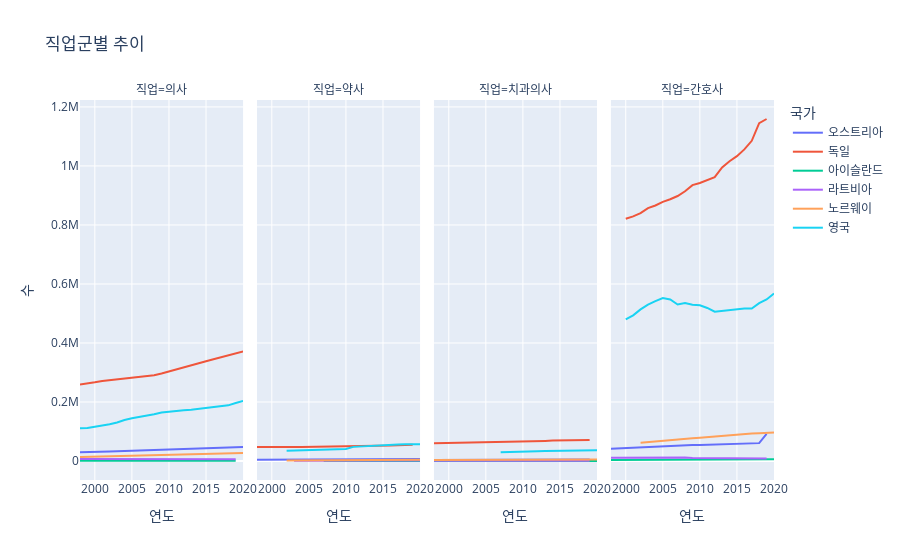

Here is the notebook cell this chart was saved with:
### Code cell
px.line(data_frame=df_Nmw_always, x="연도", y="수", facet_col="직업", color="국가", title="직업군별 추이")

### Figure 1 — Plotly figure (JSON) as saved in the notebook; plotly's stock layout.template omitted (floating-point values rounded to 4 significant figures)
{"data": [{"hovertemplate": "국가=오스트리아<br>직업=의사<br>연도=%{x}<br>수=%{y}<extra></extra>", "legendgroup": "오스트리아", "line": {"color": "#636efa", "dash": "solid"}, "marker": {"symbol": "circle"}, "mode": "lines", "name": "오스트리아", "orientation": "v", "showlegend": true, "type": "scatter", "x": [1998, 1999, 2000, 2001, 2002, 2003, 2004, 2005, 2006, 2007, 2008, 2009, 2010, 2011, 2012, 2013, 2014, 2015, 2016, 2017, 2018, 2019, 2020], "xaxis": "x", "y": [30110, 30115, 30871, 31859, 32575, 33410, 34334, 35518, 36792, 37643, 38313, 39123, 40105, 40634, 41268, 42302, 43126, 44002, 44816, 45596, 46337, 47224, 47674], "yaxis": "y"}, {"hovertemplate": "국가=오스트리아<br>직업=약사<br>연도=%{x}<br>수=%{y}<extra></extra>", "legendgroup": "오스트리아", "line": {"color": "#636efa", "dash": "solid"}, "marker": {"symbol": "circle"}, "mode": "lines", "name": "오스트리아", "orientation": "v", "showlegend": false, "type": "scatter", "x": [1998, 1999, 2000, 2001, 2002, 2003, 2004, 2005, 2006, 2007, 2008, 2009, 2010, 2011, 2012, 2013, 2014, 2015, 2016, 2017, 2018, 2019, 2020], "xaxis": "x2", "y": [4337, 4439, 4532, 4581, 4704, 4869, 4997, 5076, 5192, 5263, 5326, 5452, 5579, 5700, 5823, 5918, 5999, 6104, 6194, 6246, 6349, 6479, 6516], "yaxis": "y2"}, {"hovertemplate": "국가=오스트리아<br>직업=치과의사<br>연도=%{x}<br>수=%{y}<extra></extra>", "legendgroup": "오스트리아", "line": {"color": "#636efa", "dash": "solid"}, "marker": {"symbol": "circle"}, "mode": "lines", "name": "오스트리아", "orientation": "v", "showlegend": false, "type": "scatter", "x": [1998, 1999, 2000, 2001, 2002, 2003, 2004, 2005, 2006, 2007, 2008, 2009, 2010, 2011, 2012, 2013, 2014, 2015, 2016, 2017, 2018, 2019], "xaxis": "x3", "y": [3624, 3666, 3722, 3879, 3956, 4037, 4113, 4232, 4467, 4490, 4544, 4619, 4685, 4743, 4797, 4853, 4893, 4906, 4954, 5009, 5027, 5143], "yaxis": "y3"}, {"hovertemplate": "국가=오스트리아<br>직업=간호사<br>연도=%{x}<br>수=%{y}<extra></extra>", "legendgroup": "오스트리아", "line": {"color": "#636efa", "dash": "solid"}, "marker": {"symbol": "circle"}, "mode": "lines", "name": "오스트리아", "orientation": "v", "showlegend": false, "type": "scatter", "x": [1998, 1999, 2000, 2001, 2002, 2003, 2004, 2005, 2006, 2007, 2008, 2009, 2010, 2011, 2012, 2013, 2014, 2015, 2016, 2017, 2018, 2019], "xaxis": "x4", "y": [42013, 43279, 44426, 44916, 45879, 46147, 48435, 49294, 50808, 51524, 52924, 54018, 54617, 55594, 56085, 56747, 58040, 58732, 59165, 60263, 60694, 92115], "yaxis": "y4"}, {"hovertemplate": "국가=독일<br>직업=의사<br>연도=%{x}<br>수=%{y}<extra></extra>", "legendgroup": "독일", "line": {"color": "#EF553B", "dash": "solid"}, "marker": {"symbol": "circle"}, "mode": "lines", "name": "독일", "orientation": "v", "showlegend": true, "type": "scatter", "x": [1998, 1999, 2000, 2001, 2002, 2003, 2004, 2005, 2006, 2007, 2008, 2009, 2010, 2011, 2012, 2013, 2014, 2015, 2016, 2017, 2018, 2019, 2020], "xaxis": "x", "y": [259441, 262400, 266869, 271157, 273961, 276643, 278444, 280012, 283102, 286803, 290723, 296400, 303645, 311223, 317390, 325407, 332695, 338129, 344755, 351195, 357401, 365100, 371562], "yaxis": "y"}, {"hovertemplate": "국가=독일<br>직업=약사<br>연도=%{x}<br>수=%{y}<extra></extra>", "legendgroup": "독일", "line": {"color": "#EF553B", "dash": "solid"}, "marker": {"symbol": "circle"}, "mode": "lines", "name": "독일", "orientation": "v", "showlegend": false, "type": "scatter", "x": [1998, 1999, 2000, 2001, 2002, 2003, 2004, 2005, 2006, 2007, 2008, 2009, 2010, 2011, 2012, 2013, 2014, 2015, 2016, 2017, 2018, 2019], "xaxis": "x2", "y": [47322, 47920, 47907, 47692, 48359, 47956, 47830, 48058, 48724, 49528, 49904, 49892, 50604, 50656, 50456, 51431, 52004, 52568, 52430, 53480, 54493, 55415], "yaxis": "y2"}, {"hovertemplate": "국가=독일<br>직업=치과의사<br>연도=%{x}<br>수=%{y}<extra></extra>", "legendgroup": "독일", "line": {"color": "#EF553B", "dash": "solid"}, "marker": {"symbol": "circle"}, "mode": "lines", "name": "독일", "orientation": "v", "showlegend": false, "type": "scatter", "x": [1998, 1999, 2000, 2001, 2002, 2003, 2004, 2005, 2006, 2007, 2008, 2009, 2010, 2011, 2012, 2013, 2014, 2015, 2016, 2017, 2018, 2019], "xaxis": "x3", "y": [60411, 60778, 61462, 61997, 62256, 62972, 63424, 63620, 63859, 64366, 64938, 65726, 66427, 66974, 67812, 68329, 69216, 69971, 70500, 70786, 71093, 71040], "yaxis": "y3"}, {"hovertemplate": "국가=독일<br>직업=간호사<br>연도=%{x}<br>수=%{y}<extra></extra>", "legendgroup": "독일", "line": {"color": "#EF553B", "dash": "solid"}, "marker": {"symbol": "circle"}, "mode": "lines", "name": "독일", "orientation": "v", "showlegend": false, "type": "scatter", "x": [2000, 2001, 2002, 2003, 2004, 2005, 2006, 2007, 2008, 2009, 2010, 2011, 2012, 2013, 2014, 2015, 2016, 2017, 2018, 2019], "xaxis": "x4", "y": [821000, 829000, 840000, 857000, 866000, 878000, 887000, 898000, 914000, 935000, 942000, 953000, 962000, 995000, 1016000, 1033000, 1056000, 1085000, 1145000, 1159000], "yaxis": "y4"}, {"hovertemplate": "국가=아이슬란드<br>직업=의사<br>연도=%{x}<br>수=%{y}<extra></extra>", "legendgroup": "아이슬란드", "line": {"color": "#00cc96", "dash": "solid"}, "marker": {"symbol": "circle"}, "mode": "lines", "name": "아이슬란드", "orientation": "v", "showlegend": true, "type": "scatter", "x": [1998, 1999, 2000, 2001, 2002, 2003, 2004, 2005, 2006, 2007, 2008, 2009, 2010, 2011, 2012, 2013, 2014, 2015, 2016, 2017, 2018, 2019], "xaxis": "x", "y": [909, 938, 968, 990, 1029, 1047, 1056, 1072, 1095, 1126, 1156, 1162, 1142, 1118, 1142, 1168, 1193, 1249, 1292, 1330, 1373, 1404], "yaxis": "y"}, {"hovertemplate": "국가=아이슬란드<br>직업=약사<br>연도=%{x}<br>수=%{y}<extra></extra>", "legendgroup": "아이슬란드", "line": {"color": "#00cc96", "dash": "solid"}, "marker": {"symbol": "circle"}, "mode": "lines", "name": "아이슬란드", "orientation": "v", "showlegend": false, "type": "scatter", "x": [2007, 2008, 2009, 2010, 2011, 2012, 2013, 2014, 2015, 2016, 2017, 2018, 2019, 2020], "xaxis": "x2", "y": [160, 164, 163, 155, 157, 149, 153, 153, 160, 166, 171, 182, 194, 208], "yaxis": "y2"}, {"hovertemplate": "국가=아이슬란드<br>직업=치과의사<br>연도=%{x}<br>수=%{y}<extra></extra>", "legendgroup": "아이슬란드", "line": {"color": "#00cc96", "dash": "solid"}, "marker": {"symbol": "circle"}, "mode": "lines", "name": "아이슬란드", "orientation": "v", "showlegend": false, "type": "scatter", "x": [1998, 1999, 2000, 2001, 2002, 2003, 2004, 2005, 2006, 2007, 2008, 2009, 2010, 2011, 2012, 2013, 2014, 2015, 2016, 2017, 2018, 2019, 2020], "xaxis": "x3", "y": [271, 278, 283, 285, 288, 288, 287, 289, 286, 294, 301, 294, 299, 283, 270, 272, 274, 278, 278, 279, 289, 285, 290], "yaxis": "y3"}, {"hovertemplate": "국가=아이슬란드<br>직업=간호사<br>연도=%{x}<br>수=%{y}<extra></extra>", "legendgroup": "아이슬란드", "line": {"color": "#00cc96", "dash": "solid"}, "marker": {"symbol": "circle"}, "mode": "lines", "name": "아이슬란드", "orientation": "v", "showlegend": false, "type": "scatter", "x": [1998, 1999, 2000, 2001, 2002, 2003, 2004, 2005, 2006, 2007, 2008, 2009, 2010, 2011, 2012, 2013, 2014, 2015, 2016, 2017, 2018, 2019, 2020], "xaxis": "x4", "y": [3701, 3717, 3728, 3745, 3816, 3948, 3999, 4146, 4167, 4361, 4726, 4871, 4625, 4728, 4863, 5003, 5019, 5112, 4770, 4978, 5174, 5539, 5727], "yaxis": "y4"}, {"hovertemplate": "국가=라트비아<br>직업=의사<br>연도=%{x}<br>수=%{y}<extra></extra>", "legendgroup": "라트비아", "line": {"color": "#ab63fa", "dash": "solid"}, "marker": {"symbol": "circle"}, "mode": "lines", "name": "라트비아", "orientation": "v", "showlegend": true, "type": "scatter", "x": [1998, 1999, 2000, 2001, 2002, 2003, 2004, 2005, 2006, 2007, 2008, 2009, 2010, 2011, 2012, 2013, 2014, 2015, 2016, 2017, 2018, 2019], "xaxis": "x", "y": [6602, 6495, 6819, 6281, 6443, 6478, 6603, 6628, 6719, 6916, 7040, 6753, 6517, 6456, 6396, 6423, 6412, 6324, 6295, 6225, 6367, 6253], "yaxis": "y"}, {"hovertemplate": "국가=라트비아<br>직업=약사<br>연도=%{x}<br>수=%{y}<extra></extra>", "legendgroup": "라트비아", "line": {"color": "#ab63fa", "dash": "solid"}, "marker": {"symbol": "circle"}, "mode": "lines", "name": "라트비아", "orientation": "v", "showlegend": false, "type": "scatter", "x": [2003, 2004, 2005, 2006, 2007, 2008, 2009, 2010, 2011, 2012, 2013, 2014, 2015, 2016, 2017, 2018, 2019, 2020], "xaxis": "x2", "y": [1273, 1240, 1279, 1343, 1260, 1340, 1362, 1433, 1358, 1402, 1612, 1548, 1574, 1643, 1850, 1650, 1613, 1644], "yaxis": "y2"}, {"hovertemplate": "국가=라트비아<br>직업=치과의사<br>연도=%{x}<br>수=%{y}<extra></extra>", "legendgroup": "라트비아", "line": {"color": "#ab63fa", "dash": "solid"}, "marker": {"symbol": "circle"}, "mode": "lines", "name": "라트비아", "orientation": "v", "showlegend": false, "type": "scatter", "x": [1998, 1999, 2000, 2001, 2002, 2003, 2004, 2005, 2006, 2007, 2008, 2009, 2010, 2011, 2012, 2013, 2014, 2015, 2016, 2017, 2018, 2019], "xaxis": "x3", "y": [997, 1122, 1237, 1240, 1261, 1273, 1367, 1421, 1441, 1463, 1515, 1510, 1488, 1456, 1445, 1459, 1400, 1419, 1411, 1380, 1361, 1364], "yaxis": "y3"}, {"hovertemplate": "국가=라트비아<br>직업=간호사<br>연도=%{x}<br>수=%{y}<extra></extra>", "legendgroup": "라트비아", "line": {"color": "#ab63fa", "dash": "solid"}, "marker": {"symbol": "circle"}, "mode": "lines", "name": "라트비아", "orientation": "v", "showlegend": false, "type": "scatter", "x": [1998, 1999, 2000, 2001, 2002, 2003, 2004, 2005, 2006, 2007, 2008, 2009, 2010, 2011, 2012, 2013, 2014, 2015, 2016, 2017, 2018, 2019], "xaxis": "x4", "y": [10761, 11140, 10842, 10548, 10543, 10791, 11035, 11204, 12441, 12174, 12090, 10484, 10514, 10206, 9887, 9831, 9619, 9263, 9086, 8872, 8392, 8402], "yaxis": "y4"}, {"hovertemplate": "국가=노르웨이<br>직업=의사<br>연도=%{x}<br>수=%{y}<extra></extra>", "legendgroup": "노르웨이", "line": {"color": "#FFA15A", "dash": "solid"}, "marker": {"symbol": "circle"}, "mode": "lines", "name": "노르웨이", "orientation": "v", "showlegend": true, "type": "scatter", "x": [1998, 1999, 2000, 2001, 2002, 2003, 2004, 2005, 2006, 2007, 2008, 2009, 2010, 2011, 2012, 2013, 2014, 2015, 2016, 2017, 2018, 2019, 2020], "xaxis": "x", "y": [14029, 14665, 15180, 15978, 14603, 14746, 15615, 16473, 17391, 18102, 18858, 19546, 20114, 20744, 21238, 21874, 22754, 23104, 23986, 24986, 25804, 26572, 27361], "yaxis": "y"}, {"hovertemplate": "국가=노르웨이<br>직업=약사<br>연도=%{x}<br>수=%{y}<extra></extra>", "legendgroup": "노르웨이", "line": {"color": "#FFA15A", "dash": "solid"}, "marker": {"symbol": "circle"}, "mode": "lines", "name": "노르웨이", "orientation": "v", "showlegend": false, "type": "scatter", "x": [2002, 2003, 2004, 2005, 2006, 2007, 2008, 2009, 2010, 2011, 2012, 2013, 2014, 2015, 2016, 2017, 2018, 2019, 2020], "xaxis": "x2", "y": [2188, 2311, 2345, 2426, 2573, 2684, 2889, 3016, 3120, 3196, 3367, 3506, 3710, 3868, 4113, 4251, 4416, 4591, 4748], "yaxis": "y2"}, {"hovertemplate": "국가=노르웨이<br>직업=치과의사<br>연도=%{x}<br>수=%{y}<extra></extra>", "legendgroup": "노르웨이", "line": {"color": "#FFA15A", "dash": "solid"}, "marker": {"symbol": "circle"}, "mode": "lines", "name": "노르웨이", "orientation": "v", "showlegend": false, "type": "scatter", "x": [1998, 1999, 2000, 2001, 2002, 2003, 2004, 2005, 2006, 2007, 2008, 2009, 2010, 2011, 2012, 2013, 2014, 2015, 2016, 2017, 2018, 2019, 2020], "xaxis": "x3", "y": [3642, 3635, 3608, 3628, 3672, 3711, 3694, 3899, 4106, 4106, 4191, 4192, 4293, 4380, 4340, 4434, 4450, 4578, 4670, 4740, 4776, 4845, 4903], "yaxis": "y3"}, {"hovertemplate": "국가=노르웨이<br>직업=간호사<br>연도=%{x}<br>수=%{y}<extra></extra>", "legendgroup": "노르웨이", "line": {"color": "#FFA15A", "dash": "solid"}, "marker": {"symbol": "circle"}, "mode": "lines", "name": "노르웨이", "orientation": "v", "showlegend": false, "type": "scatter", "x": [2002, 2003, 2004, 2005, 2006, 2007, 2008, 2009, 2010, 2011, 2012, 2013, 2014, 2015, 2016, 2017, 2018, 2019, 2020], "xaxis": "x4", "y": [62338, 64744, 66986, 69399, 71479, 72873, 74309, 76902, 78857, 81238, 82939, 84664, 86764, 89836, 91487, 93203, 94096, 95624, 96900], "yaxis": "y4"}, {"hovertemplate": "국가=영국<br>직업=의사<br>연도=%{x}<br>수=%{y}<extra></extra>", "legendgroup": "영국", "line": {"color": "#19d3f3", "dash": "solid"}, "marker": {"symbol": "circle"}, "mode": "lines", "name": "영국", "orientation": "v", "showlegend": true, "type": "scatter", "x": [1998, 1999, 2000, 2001, 2002, 2003, 2004, 2005, 2006, 2007, 2008, 2009, 2010, 2011, 2012, 2013, 2014, 2015, 2016, 2017, 2018, 2019, 2020], "xaxis": "x", "y": [110952, 112183, 116427, 119800, 124714, 130599, 139194, 144780, 148998, 152184, 158597, 164607, 166250, 169919, 171747, 173976, 177352, 180444, 182534, 185692, 188783, 196784, 203529], "yaxis": "y"}, {"hovertemplate": "국가=영국<br>직업=약사<br>연도=%{x}<br>수=%{y}<extra></extra>", "legendgroup": "영국", "line": {"color": "#19d3f3", "dash": "solid"}, "marker": {"symbol": "circle"}, "mode": "lines", "name": "영국", "orientation": "v", "showlegend": false, "type": "scatter", "x": [2002, 2003, 2004, 2005, 2006, 2007, 2008, 2009, 2010, 2011, 2012, 2013, 2014, 2015, 2016, 2017, 2018, 2019, 2020], "xaxis": "x2", "y": [34959, 35904, 36778, 36467, 37707, 38134, 38915, 39642, 40641, 48042, 49731, 51315, 53261, 54380, 56542, 55960, 57225, 58239, 57218], "yaxis": "y2"}, {"hovertemplate": "국가=영국<br>직업=치과의사<br>연도=%{x}<br>수=%{y}<extra></extra>", "legendgroup": "영국", "line": {"color": "#19d3f3", "dash": "solid"}, "marker": {"symbol": "circle"}, "mode": "lines", "name": "영국", "orientation": "v", "showlegend": false, "type": "scatter", "x": [2007, 2008, 2009, 2010, 2011, 2012, 2013, 2014, 2015, 2016, 2017, 2018, 2019, 2020], "xaxis": "x3", "y": [29451, 30617, 31394, 32298, 33218, 33268, 33676, 34348, 34621, 34867, 34760, 35000, 35568, 36394], "yaxis": "y3"}, {"hovertemplate": "국가=영국<br>직업=간호사<br>연도=%{x}<br>수=%{y}<extra></extra>", "legendgroup": "영국", "line": {"color": "#19d3f3", "dash": "solid"}, "marker": {"symbol": "circle"}, "mode": "lines", "name": "영국", "orientation": "v", "showlegend": false, "type": "scatter", "x": [2000, 2001, 2002, 2003, 2004, 2005, 2006, 2007, 2008, 2009, 2010, 2011, 2012, 2013, 2014, 2015, 2016, 2017, 2018, 2019, 2020], "xaxis": "x4", "y": [479868, 493697, 513798, 530063, 541623, 552404, 547238, 530578, 535658, 529693, 527560, 518756, 505867, 509202, 512714, 514850, 516974, 516930, 535128, 547661, 567803], "yaxis": "y4"}], "layout": {"annotations": [{"font": {}, "showarrow": false, "text": "직업=의사", "x": 0.1175, "xanchor": "center", "xref": "paper", "y": 1, "yanchor": "bottom", "yref": "paper"}, {"font": {}, "showarrow": false, "text": "직업=약사", "x": 0.3725, "xanchor": "center", "xref": "paper", "y": 1, "yanchor": "bottom", "yref": "paper"}, {"font": {}, "showarrow": false, "text": "직업=치과의사", "x": 0.6275, "xanchor": "center", "xref": "paper", "y": 1, "yanchor": "bottom", "yref": "paper"}, {"font": {}, "showarrow": false, "text": "직업=간호사", "x": 0.8825, "xanchor": "center", "xref": "paper", "y": 1, "yanchor": "bottom", "yref": "paper"}], "legend": {"title": {"text": "국가"}, "tracegroupgap": 0}, "title": {"text": "직업군별 추이"}, "xaxis": {"anchor": "y", "domain": [0, 0.235], "title": {"text": "연도"}}, "xaxis2": {"anchor": "y2", "domain": [0.255, 0.49], "matches": "x", "title": {"text": "연도"}}, "xaxis3": {"anchor": "y3", "domain": [0.51, 0.745], "matches": "x", "title": {"text": "연도"}}, "xaxis4": {"anchor": "y4", "domain": [0.765, 1.0], "matches": "x", "title": {"text": "연도"}}, "yaxis": {"anchor": "x", "domain": [0, 1], "title": {"text": "수"}}, "yaxis2": {"anchor": "x2", "domain": [0, 1], "matches": "y", "showticklabels": false}, "yaxis3": {"anchor": "x3", "domain": [0, 1], "matches": "y", "showticklabels": false}, "yaxis4": {"anchor": "x4", "domain": [0, 1], "matches": "y", "showticklabels": false}}}
